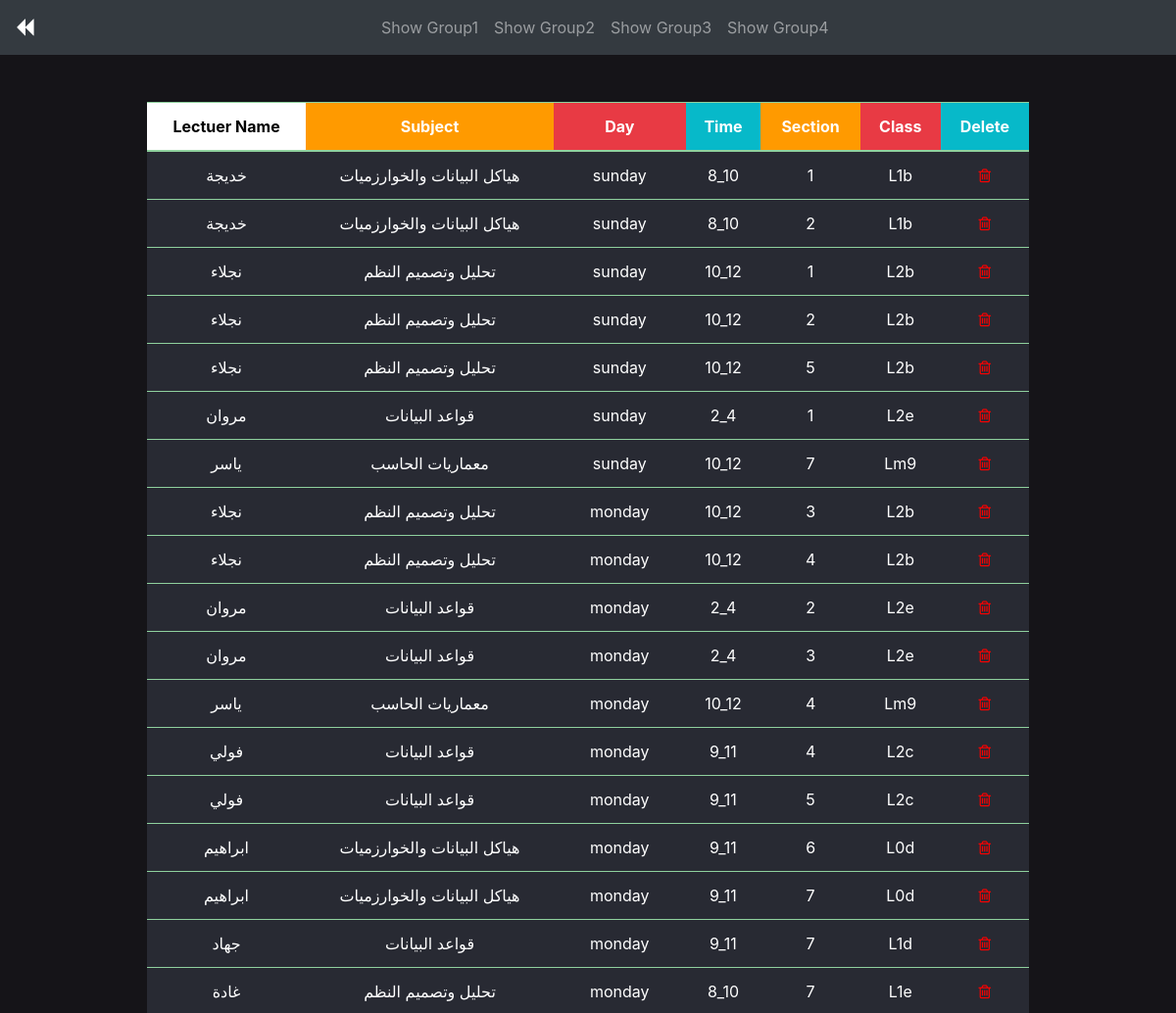
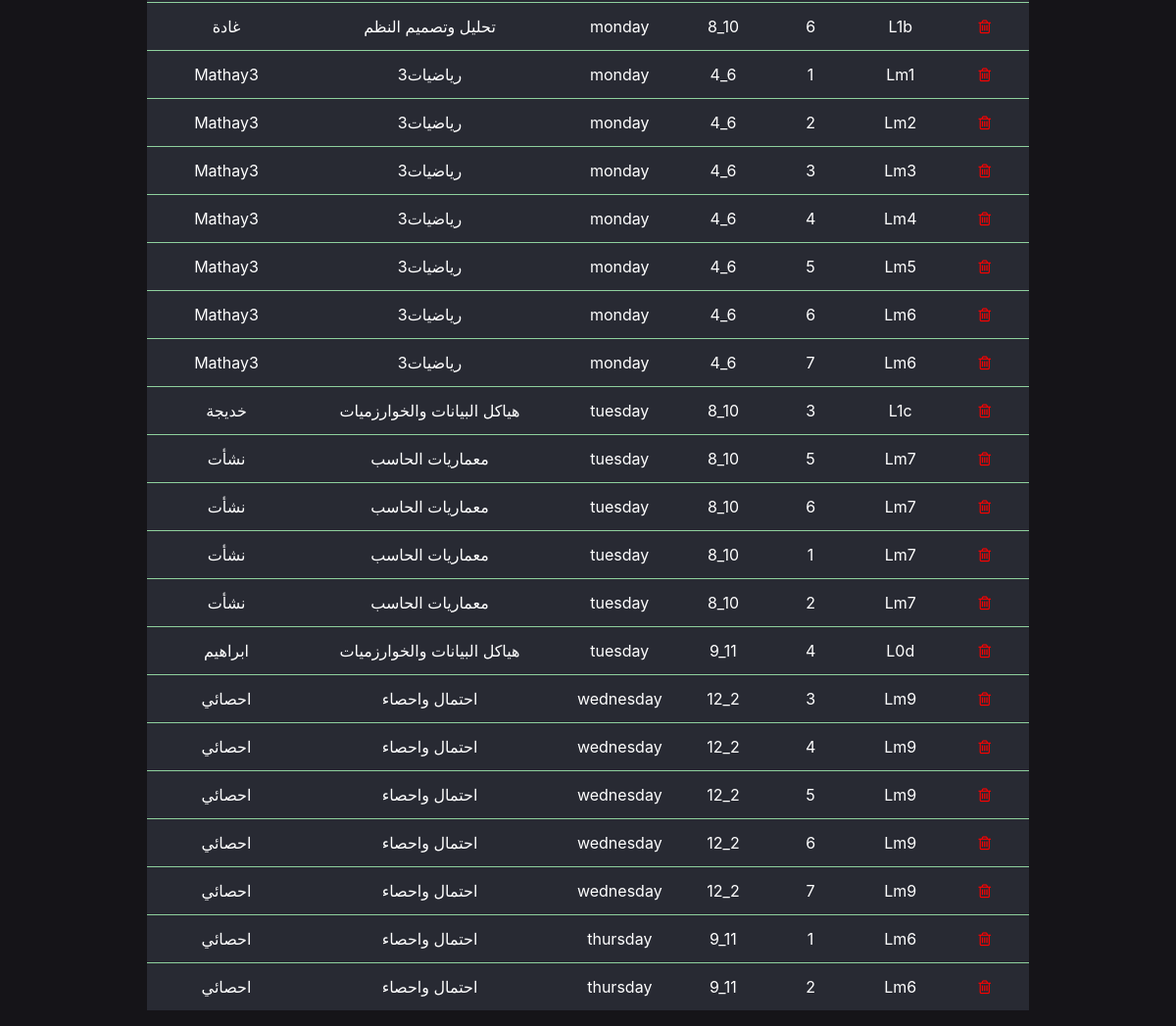
The app's page /show_sec2.php with its own data (2 pictures, top to bottom).
### tables this page shows
CREATE TABLE `sec2` (
  `id` int(11) NOT NULL,
  `name_lect` varchar(256) NOT NULL,
  `subject` varchar(256) NOT NULL,
  `groupp` varchar(256) NOT NULL,
  `Dayy` varchar(256) NOT NULL,
  `timee` varchar(256) NOT NULL,
  `section` varchar(255) NOT NULL,
  `class` varchar(256) NOT NULL
);

### show_sec2.php (the view, shortened to what this page needs)
<!DOCTYPE html>
<html lang="en" >
<head>
    <link rel="stylesheet" href="https://cdn.jsdelivr.net/npm/bootstrap@4.6.0/dist/css/bootstrap.min.css">
    <link rel="stylesheet" href="font-awesome-4.7.0/css/font-awesome.min.css">
</head>
<body>
       <nav class="navbar navbar-expand-lg navbar-dark bg-dark">
  <div class="collapse navbar-collapse" id="navbarTogglerDemo01">
    <a class="navbar-brand" href="index.php">
      <i class="fa fa-backward" aria-hidden="true"></i>
    </a>
    <ul class="navbar-nav mx-auto mt-2 mt-lg-0 justify-content-end">
      <li class="nav-item ">
        <a class="nav-link" href="show_sec.php">Show Group1 <span class="sr-only">(current)</span></a>
      </li>
      <li class="nav-item">
        <a class="nav-link" href="show_sec2.php">Show Group2</a>
      </li>
      <li class="nav-item">
        <a class="nav-link" href="show_sec3.php">Show Group3</a>
      </li>
      <li class="nav-item">
        <a class="nav-link" href="show_sec4.php">Show Group4</a>
      </li>
    </ul>
  </div>
</nav>
    <div class="d-flex justify-content-center mt-5">
        <table class="table table-striped table-success  w-75">
            <thead class="thead-inverse">
                <tr>
                    <th style="background-color: #fff;color: #000">Lectuer Name</th>
                    <th style="background-color: #FF9A00;color: #fff">Subject</th>
                    <th style="background-color: #E83A44;color: #fff">Day</th>
                    <th style="background-color: #07B9C9;color: #fff">Time</th>
                    <th style="background-color: #FF9A00;color: #fff">Section</th>
                    <th style="background-color: #E83A44;color: #fff">Class</th>
                    <th style="background-color: #07B9C9;color:#fff">Delete</th>
                </tr>
            </thead>
            <tbody>
                <?php
                $day_arr = array('Saturday','Sunday','Monday','Tuesday','Wednesday','Thursday','Friday');
                for($i=0; $i<7; $i++){
                include("db.php");
                $sql = "select id , name_lect  , subject , Dayy , timee , section , class  from sec2  where Dayy = '$day_arr[$i]'";
                $q = $db->prepare($sql) ;
                $q->execute();
                $data = $q->fetchAll();
                foreach($data as $d){
                ?>
                <tr>
                        <td><?php echo $d['name_lect'];?></td>
                        <td><?php echo $d['subject'];?></td>
                        <td><?php echo $d['Dayy'];?></td>
                        <td><?php echo $d['timee'];?></td>
                        <td><?php echo $d['section'];?></td>
                        <td><?php echo $d['class'];?></td>
                        <td class="wrapper"><a href="delete7.php?ids=<?php echo $d['id'];?>"><i class="fa fa-trash-o" aria-hidden="true" style="cursor: pointer; color:red" ></i></a></td>
                </tr>
                <?php
                    }
                  }
                ?>
            </tbody>
        </table>
    </div>
</body>
</html>

### show_sec2.php (style rules this page uses)
body { background-color: #151418 }
th,td { text-align: center; }
td { background-color: #282A33; color: #fff }

### records on screen
sec2: name_lect "خديجة", subject "هياكل البيانات والخوارزميات", Dayy "sunday", timee "8_10", section "1", class "L1b"
sec2: name_lect "خديجة", subject "هياكل البيانات والخوارزميات", Dayy "sunday", timee "8_10", section "2", class "L1b"
sec2: name_lect "نجلاء", subject "تحليل وتصميم النظم", Dayy "sunday", timee "10_12", section "1", class "L2b"
sec2: name_lect "نجلاء", subject "تحليل وتصميم النظم", Dayy "sunday", timee "10_12", section "2", class "L2b"
sec2: name_lect "نجلاء", subject "تحليل وتصميم النظم", Dayy "sunday", timee "10_12", section "5", class "L2b"
sec2: name_lect "مروان", subject "قواعد البيانات", Dayy "sunday", timee "2_4", section "1", class "L2e"
sec2: name_lect "ياسر", subject "معماريات الحاسب", Dayy "sunday", timee "10_12", section "7", class "Lm9"
sec2: name_lect "نجلاء", subject "تحليل وتصميم النظم", Dayy "monday", timee "10_12", section "3", class "L2b"
sec2: name_lect "نجلاء", subject "تحليل وتصميم النظم", Dayy "monday", timee "10_12", section "4", class "L2b"
sec2: name_lect "مروان", subject "قواعد البيانات", Dayy "monday", timee "2_4", section "2", class "L2e"
sec2: name_lect "مروان", subject "قواعد البيانات", Dayy "monday", timee "2_4", section "3", class "L2e"
sec2: name_lect "ياسر", subject "معماريات الحاسب", Dayy "monday", timee "10_12", section "4", class "Lm9"
sec2: name_lect "فولي", subject "قواعد البيانات", Dayy "monday", timee "9_11", section "4", class "L2c"
sec2: name_lect "فولي", subject "قواعد البيانات", Dayy "monday", timee "9_11", section "5", class "L2c"
sec2: name_lect "ابراهيم", subject "هياكل البيانات والخوارزميات", Dayy "monday", timee "9_11", section "6", class "L0d"
sec2: name_lect "ابراهيم", subject "هياكل البيانات والخوارزميات", Dayy "monday", timee "9_11", section "7", class "L0d"
sec2: name_lect "جهاد", subject "قواعد البيانات", Dayy "monday", timee "9_11", section "7", class "L1d"
sec2: name_lect "غادة", subject "تحليل وتصميم النظم", Dayy "monday", timee "8_10", section "7", class "L1e"
sec2: name_lect "غادة", subject "تحليل وتصميم النظم", Dayy "monday", timee "8_10", section "6", class "L1b"
sec2: name_lect "Mathay3", subject "رياضيات3", Dayy "monday", timee "4_6", section "1", class "Lm1"
sec2: name_lect "Mathay3", subject "رياضيات3", Dayy "monday", timee "4_6", section "2", class "Lm2"
sec2: name_lect "Mathay3", subject "رياضيات3", Dayy "monday", timee "4_6", section "3", class "Lm3"
sec2: name_lect "Mathay3", subject "رياضيات3", Dayy "monday", timee "4_6", section "4", class "Lm4"
sec2: name_lect "Mathay3", subject "رياضيات3", Dayy "monday", timee "4_6", section "5", class "Lm5"
sec2: name_lect "Mathay3", subject "رياضيات3", Dayy "monday", timee "4_6", section "6", class "Lm6"
sec2: name_lect "Mathay3", subject "رياضيات3", Dayy "monday", timee "4_6", section "7", class "Lm6"
sec2: name_lect "خديجة", subject "هياكل البيانات والخوارزميات", Dayy "tuesday", timee "8_10", section "3", class "L1c"
sec2: name_lect "نشأت", subject "معماريات الحاسب", Dayy "tuesday", timee "8_10", section "5", class "Lm7"
sec2: name_lect "نشأت", subject "معماريات الحاسب", Dayy "tuesday", timee "8_10", section "6", class "Lm7"
sec2: name_lect "نشأت", subject "معماريات الحاسب", Dayy "tuesday", timee "8_10", section "1", class "Lm7"
sec2: name_lect "نشأت", subject "معماريات الحاسب", Dayy "tuesday", timee "8_10", section "2", class "Lm7"
sec2: name_lect "ابراهيم", subject "هياكل البيانات والخوارزميات", Dayy "tuesday", timee "9_11", section "4", class "L0d"
sec2: name_lect "احصائي", subject "احتمال واحصاء", Dayy "wednesday", timee "12_2", section "3", class "Lm9"
sec2: name_lect "احصائي", subject "احتمال واحصاء", Dayy "wednesday", timee "12_2", section "4", class "Lm9"
sec2: name_lect "احصائي", subject "احتمال واحصاء", Dayy "wednesday", timee "12_2", section "5", class "Lm9"
sec2: name_lect "احصائي", subject "احتمال واحصاء", Dayy "wednesday", timee "12_2", section "6", class "Lm9"
sec2: name_lect "احصائي", subject "احتمال واحصاء", Dayy "wednesday", timee "12_2", section "7", class "Lm9"
sec2: name_lect "احصائي", subject "احتمال واحصاء", Dayy "thursday", timee "9_11", section "1", class "Lm6"
sec2: name_lect "احصائي", subject "احتمال واحصاء", Dayy "thursday", timee "9_11", section "2", class "Lm6"
